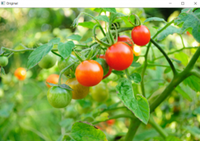
#> input picture Assignment_1/tomatoes.png, 200 x 141 px
$ python problem_3.py
#> lines starting #> are read from the running program, lines starting #| are printed output that depends on the picture
#problem_3
#read img in greyscale and

# #1. invert the image(pixel values) and display
import cv2
import numpy as np

img=cv2.imread("tomatoes.png", cv2.IMREAD_GRAYSCALE)#in greyscale
#> img: shape (141, 200); min 12, max 255, mean 145.2
#or use bitwise not operation
#inv_img= ~img
inverted_image = 255-img
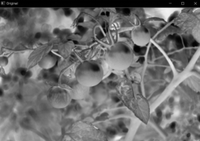
#> inverted_image: shape (141, 200); min 0, max 243, mean 109.8

cv2.imshow("tomatoes_og",img)
cv2.imshow('Inverted Image', inverted_image)
cv2.waitKey(0)

#2. read img in colored format and
#split it into R,G,B channels
#zero out red channel
# merge channel and display modified img

new_img = cv2.imread("tomatoes.png")  # Loads in BGR format
#> new_img is the input picture: shape (141, 200, 3); mean B, G, R 74.3, 165.6, 134
cv2.imshow("OG_img",new_img)
b, g, r = cv2.split(new_img)  # Splits into Blue, Green, Red
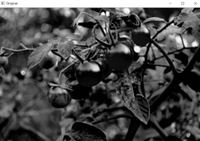
#> b: shape (141, 200); min 0, max 255, mean 74.3
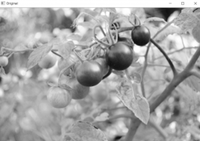
#> g: shape (141, 200); min 11, max 255, mean 165.6
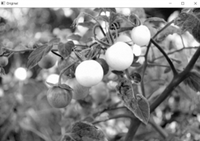
#> r: shape (141, 200); min 0, max 255, mean 134
#opp of split is cv2.merge((b,g,r)).

cv2.imshow("Red Channel", r)
cv2.imshow("Green Channel", g)
cv2.imshow("Blue Channel", b)

cv2.waitKey(0)
cv2.destroyAllWindows()

zero_r=np.zeros(r.shape, dtype=r.dtype)
modified_img = cv2.merge((b, g, zero_r))
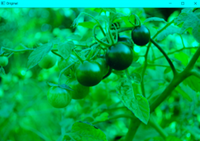
#> modified_img: shape (141, 200, 3); mean of channels 0, 1, 2 74.3, 165.6, 0; drawn as B, G, R
cv2.imshow("no_red", modified_img )
cv2.waitKey(0)

#3 read color img and flip it horizontal and vertcal and display them
#mirror the img and display it.

#horiz flip
hori_img=np.fliplr(new_img)
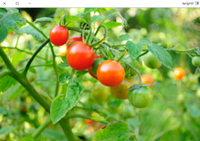
#> hori_img: shape (141, 200, 3); mean B, G, R 74.3, 165.6, 134
cv2.imshow("horizontally inverted image", hori_img)

#verti flip
#2ways-
# use np.flip(img, axis=0)
vert_img = np.flip(new_img, axis=0)
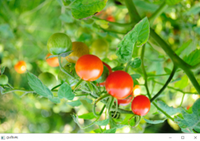
#> vert_img: shape (141, 200, 3); mean B, G, R 74.3, 165.6, 134
#slicing
vert2_img=new_img[::-1,:,:]
cv2.imshow("vertically inverted image", vert_img)
cv2.imshow("2-vertically inverted image ", vert2_img)
cv2.waitKey(0)

#mirror same as horizontal flip.
cv2.destroyAllWindows()
